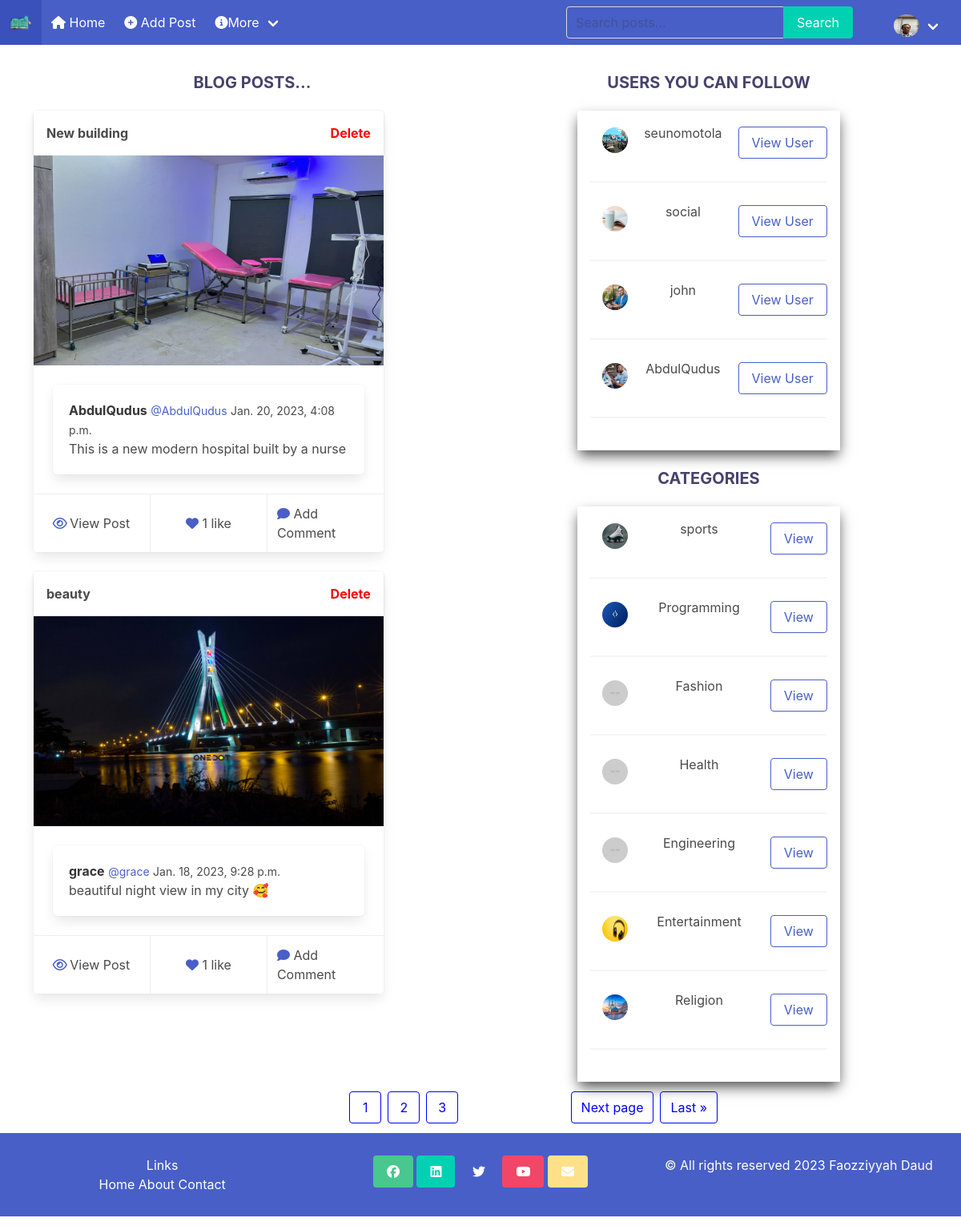
Screenshot of /index (signed in) with the database file from the repository.
### blog/models.py (models this page shows, shortened)
class Profile(models.Model):
    user = models.ForeignKey(User, on_delete=models.CASCADE)
    id_user = models.IntegerField()
    bio = models.TextField(blank=True)
    profileimg = models.ImageField(upload_to='profile_images', default='blank-profile-picture.png')
    location = models.CharField(max_length=100, blank=True)

class Post(models.Model):
    title = models.CharField(max_length=100)
    user = models.CharField(max_length=100, default=False)
    image = models.ImageField(upload_to='post_images', default='1280x960.png')
    content = models.TextField()
    category = models.ManyToManyField(Category)
    created_at = models.DateTimeField(default=datetime.now)
    no_of_likes = models.IntegerField(default=0)
    approved = models.BooleanField('Approved', default=False)

class Category(models.Model):
    user = models.CharField(max_length=50)
    image = models.ImageField(upload_to='category_images', default='128x128.png')

### blog/views.py (the view)
# urls.py: path('index', views.index, name='index'),
@login_required(login_url='login_user')
def index(request, year=datetime.now().year, month=datetime.now().strftime('%B')):
    user_object = User.objects.get(username=request.user.username)
    user_profile = Profile.objects.get(user=user_object)
    categorys = Category.objects.all()
    month = month.title()
    month_number = list(calendar.month_name).index(month)
    month_number = int(month_number)
    cal = HTMLCalendar().formatmonth(year, month_number)
    now = datetime.now()
    current_year = now.year
    user_following_list = []
    feed = []
    user_following = FollowersCount.objects.filter(follower=request.user.username)
    for users in user_following:
        user_following_list.append(users.user)
    for usernames in user_following_list:
        feed_lists = Post.objects.filter(user=usernames)
        feed.append(feed_lists)
    feed_list = list(chain(*feed))
    all_users = User.objects.all()
    user_following_all = []
    for user in user_following:
        user_list = User.objects.get(username=user.user)
        user_following_all.append(user_list)
    new_suggestions_list = [x for x in list(all_users) if (x not in list(user_following_all))]
    current_user = User.objects.filter(username=request.user.username)
    final_suggestions_list = [x for x in list(new_suggestions_list) if ( x not in list(current_user))]
    random.shuffle(final_suggestions_list)
    username_profile = []
    username_profile_list = []
    for users in final_suggestions_list:
        username_profile.append(users.id)
    for ids in username_profile:
        profile_lists = Profile.objects.filter(id_user=ids)
        username_profile_list.append(profile_lists)
    suggestions_username_profile_list = list(chain(*username_profile_list))
    p = Paginator(Post.objects.all().order_by('-created_at'), 2)
    page = request.GET.get('page')
    posts = p.get_page(page)
    nums = "a" * posts.paginator.num_pages
    if Theme.objects.filter(user=request.user.username).exists():
        color = Theme.objects.get(user=request.user.username).color
        color2 = Theme.objects.get(user=request.user.username).color2
    else:
        color = 'white'
        color2 = 'black'
    return render(request, 'index.html', {'user_profile': user_profile, 'categorys': categorys,  'posts': feed_list, 'posts': posts, 'nums': nums, "current_year": current_year, 'color': color, 'color2': color2, 'suggestions_username_profile_list': suggestions_username_profile_list[:4]})

### templates/index.html (shortened to what this page needs)
<!DOCTYPE html>
<html lang="en">
<head>
    <link rel="stylesheet" href="https://cdn.jsdelivr.net/npm/bulma@0.9.4/css/bulma.min.css">
    {% load static %}
    <link rel="stylesheet" href="{% static 'css/bulma.min.css' %}">
</head>
<body>
    <header>
        <nav class="navbar is-link" role="navigation" aria-label="main navigation">
            <div class="navbar-brand">
                <a class="navbar-item" href="{% url 'index' %}">
                  <img src="{% static 'images/dictionary.png' %}" style="width: 100%; height: 200px;">
                </a>
            </div>
            <div id="navbarBasicExample" class="navbar-menu is-active">
                <div class="navbar-start">
                    <div class="navbar-item">
                        <a href="{% url 'index' %}" style="color: #fff"><i class="fas fa-home"></i> Home </a>
                    </div>
                    <div class="navbar-item">
                        <a href="{% url 'add-post' %}" style="color: #fff"><i class="fa fa-plus-circle" aria-hidden="true"></i> Add Post </a>
                    </div>
                    <div class="navbar-item has-dropdown is-hoverable">
                        <a class="navbar-link"><i class="fa fa-info-circle" aria-hidden="true"></i> More </a>
                    </div>
                </div>
                <div class="navbar-end">
                    <form class="navbar-item" method="POST" action="{% url 'search-posts' %}">
                        <div class="field has-addons">
                            <div class="control">
                              <input class="input" type="search" style="background-color: transparent;" placeholder="Search posts..." aria-label="Search" name="searched" />
                            </div>
                            <div class="control">
                              <button class="button is-primary" type="submit"> Search </button>
                            </div>
                        </div>
                    </form>
                    <div class="navbar-item">
                        <div class="buttons">
                            {% if user.is_authenticated %}
                                <div class="navbar-item has-dropdown is-hoverable">
                                    <a class="navbar-link">
                                        <img src="{{user_profile.profileimg.url}}" class="header-avatar" style="width: 32px; height: 32px; border-radius: 100%; margin-left: 15px;">
                                    </a>
                                </div>
                            {% endif %}
                        </div>
                    </div>
                </div>
            </div>
        </nav>
    </header>
    {% block content %}
        <main class="columns is-tablet" id="main">
            <article class="column is-half" id="article">
                <h1 style="text-transform: uppercase; font-size: 20px; text-align: center; font-weight: bold; color: #46436d; margin-top: 1em; margin-bottom: 1em;">Blog Posts...</h1>
                {% for post in posts %}
                {% if post.approved %}
                <div class="card" id="card">
                    <header class="card-header" id="header">
                        <b>{{ post.title }}</b>
                        <b><a href="{% url 'delete-post' post.id %}" style="color: red">Delete</a></b>
                    </header>
                    <div class="card-image">
                        <figure class="image is-5by3">
                            <img src="{{post.image.url}}" alt="Placeholder image">
                        </figure>
                    </div>
                    <div class="card-content">
                        <div class="box">
                            <article class="media">
                                <div class="media-content">
                                    <div class="content">
                                        <p>
                                            <strong>{{ post.user }}</strong>
                                            <small><a href="/profile/{{post.user}}">@{{ post.user }}</a></small>
                                            <small>{{ post.created_at }}</small>
                                            <br> {{ post.content }}
                                        </p>
                                    </div>
                                </div>
                            </article>
                          </div>
                    </div>
                    <footer class="card-footer">
                        <p class="card-footer-item">
                          <span>
                            <a href="{% url 'show-post' post.id %}" class="icon is-small"> <i class="fa fa-eye" aria-hidden="true"></i> </a>
                            View Post
                          </span>
                        </p>
                        <p class="card-footer-item">
                          <span>
                            <a href="/like-post?post_id={{post.id}}" class="icon is-small"> <i class="fas fa-heart" aria-hidden="true"></i> </a>
                                {% if post.no_of_likes == 0 %}
                                    0 like
                                    {% elif post.no_of_likes == 1 %}
                                    {{post.no_of_likes}} like
                                    {% else %}
                                    {{post.no_of_likes}} likes
                                {% endif %}
                          </span>
                        </p>
                        <p class="card-footer-item">
                            <span>
                              <a href="{% url 'show-post' post.id %}" class="icon is-small"> <i class="fa fa-comment" aria-hidden="true"></i> </a>
                              Add Comment
                            </span>
                          </p>
                    </footer>
                </div>
                <br />
            {% endif %}
        {% endfor %}
            </article>
            <aside class="column">
                <div class="first">
                    <h2 class="" style="text-transform: uppercase; font-size: 20px; text-align: center; font-weight: bold; color: #46436d; margin-top: 1em; margin-bottom: 1em;">Users You Can Follow</h2>
                    <div class="first-inner">
                        {% for suggestion in suggestions_username_profile_list %}
                            <div id="flex">
                                <a href="/profile/{{suggestion.user}}">
                                    <img src="{{suggestion.profileimg.url}}" class="" style="width: 32px; height: 32px; border-radius: 100%; margin-left: 15px;">
                                </a>
                                <span class="block capitalize font-semibold"> {{suggestion.user}} </span>
                                <a href="/profile/{{suggestion.user}}" class="button is-link is-outlined"> View User </a>
                            </div> <hr />
                        {% endfor %}
                    </div>
                </div>
                <div class="second">
                    <h2 class="" style="text-transform: uppercase; font-size: 20px; text-align: center; font-weight: bold; color: #46436d; margin-top: 1em; margin-bottom: 1em;">Categories</h2>
                    <div class="first-inner">
                        {% for category in categorys %}
                            <div id="flex">
                                <a href="{% url 'show-category' category.id %}">
                                    <img src="{{category.image.url}}" class="" style="width: 32px; height: 32px; border-radius: 100%; margin-left: 15px;">
                                </a>
                                <span class="block capitalize font-semibold"> {{category.user}} </span>
                                <a id="view" href="{% url 'show-category' category.id %}" class="button is-link is-outlined"> View </a>
                            </div> <hr />
                        {% endfor %}
                    </div>
                </div>
            </aside>
        </main>
        <nav class="pagination is-centered" role="navigation" aria-label="pagination">
            <ul class="pagination-list">
                {% for i in nums %}
              <li>
                <a class="pagination-link" aria-label="Goto page 1" href="?page={{ forloop.counter }}">
                    {{ forloop.counter }}
                </a>
              </li>
              {% endfor %}
            </ul>
            {% if posts.has_next %}
            <a class="pagination-next" href="?page={{ posts.next_page_number }}">Next page</a>
            <a class="pagination-next" href="?page={{ posts.paginator.num_pages }}">Last &raquo;</a>
            {% endif %}
          </nav>
          <footer class="columns" id="footer">
                <div class="column">
                    <h5>Links</h5>
                        <a href="{% url 'index' %}">Home</a>
                        <a href="{% url 'about' %}">About</a>
                        <a href="{% url 'about' %}">Contact</a>
                </div>
                <div class="column">
                    <a class="button is-success" href="http://www.facebook.com/profile.php?id="><i class="fab fa-facebook"></i></a>
                    <a class="button is-primary" href="http://www.linkedin.com/in/"><i class="fab fa-linkedin"></i></a>
                    <a class="button is-link" href="http://twitter.com/"><i class="fab fa-twitter"></i></a>
                    <a class="button is-danger" href="http://youtube.com/"><i class="fab fa-youtube"></i></a>
                    <a class="button is-warning" href="mailto:"><i class="fas fa-envelope"></i></a>
                </div>
                <div class="column">
                    <p>© All rights reserved {{ current_year }} Faozziyyah Daud</p>
                </div>
          </footer>
    {% endblock content %}
</body>
</html>

### templates/index.html (style rules this page uses)
#main { width: 95%; margin: auto; justify-content: space-between; }
a { text-decoration: none; }
#card { width: 80%; }
#header { display: flex; justify-content: space-between; align-items: center; padding: 1em; }
.first-inner { box-shadow:0 .5em 1em -.125em; padding: 1em; width: 60%; margin: auto; }
#flex { width: 100%; margin: auto; display: flex; justify-content: space-between; align-items: center; text-align: center; }
.pagination { width: 50%; margin: auto; }
.pagination a { border: 1px solid blue; color: blue; }
#footer { background-color: #485fc7; color: #fff; padding: 1em; }
#footer .column { text-align: center; }
#footer a { text-decoration: none; color: #fff; }

### rows the page displays
Profile: profileimg (picture)
Post: title "New building", image (picture), user "AbdulQudus", created_at "Jan. 20, 2023, 4:08 p.m.", content "This is a new modern hospital built by a nurse", no_of_likes "1"
Post: title "beauty", image (picture), user "grace", created_at "Jan. 18, 2023, 9:28 p.m.", content "beautiful night view in my city 🥰", no_of_likes "1"
Profile: profileimg (picture), user "seunomotola"
Profile: profileimg (picture), user "social"
Profile: profileimg (picture), user "john"
Profile: profileimg (picture), user "AbdulQudus"
Category: image (picture), user "sports"
Category: image (picture), user "Programming"
Category: image (picture), user "Fashion"
Category: image (picture), user "Health"
Category: image (picture), user "Engineering"
Category: image (picture), user "Entertainment"
Category: image (picture), user "Religion"
